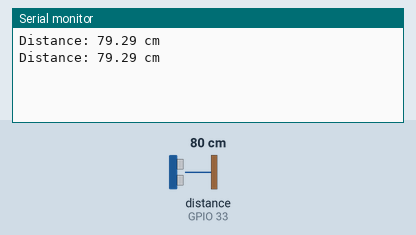
Recording of a sketch running on a simulated ESP32. On the bench: the last lines printed to the serial monitor. Wiring (inferred from the names in the program): ultrasonic range finder: trigger GPIO 25; echo GPIO 33. The test bench sets the inputs (shaded band); at power-on: distance to the obstacle (sensor on GPIO 33) 80 cm. The echo pulse lasts 58.3 µs per cm.

Above: at 1.8 s.
1.9 s: distance to the obstacle (sensor on GPIO 33) set to 2 cm
At 2.8 s:
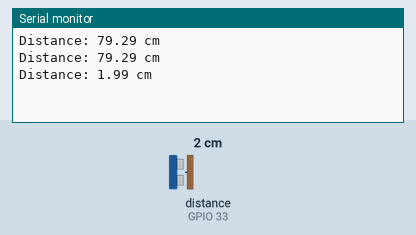
3.4 s: distance to the obstacle (sensor on GPIO 33) set to 4 cm
At 4.8 s:
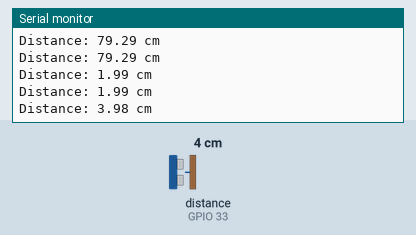
Timing chart, 0 to 6.4 s (numbered marks = the images above; inputs shaded):
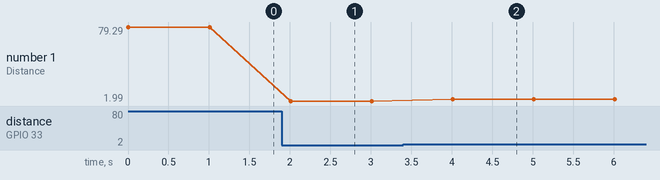

Measured:
- after the input at 1.9 s, the serial monitor: prints a new line after 0.11 s (image 1)
- after the input at 3.4 s, the serial monitor: prints a new line after 0.61 s (image 2)
- plotted number 1: 79.29 → 1.99 after the input at 1.9 s, 1.99 → 3.98 after the input at 3.4 s

The sketch:

ultrasonic_sensor_test.ino
```cpp
#define TRIG_PIN 25
#define ECHO_PIN 33

void setup() {
  // Khởi tạo serial monitor
  Serial.begin(115200);

  // Khởi tạo chân Trig là OUTPUT
  pinMode(TRIG_PIN, OUTPUT);

  // Khởi tạo chân Echo là INPUT
  pinMode(ECHO_PIN, INPUT);
}

void loop() {
  // Biến để lưu thời gian và khoảng cách
  long duration;
  float distance;


  // Đảm bảo chân Trig ở mức thấp
  digitalWrite(TRIG_PIN, LOW);
  delayMicroseconds(2);

  // Phát xung Trig
  digitalWrite(TRIG_PIN, HIGH);
  delayMicroseconds(10);
  digitalWrite(TRIG_PIN, LOW);

  // Đo độ rộng xung Echo
  duration = pulseIn(ECHO_PIN, HIGH);

  // Tính khoảng cách
  distance = duration * 0.034 / 2;

  // Hiển thị khoảng cách lên Serial Monitor
  Serial.print("Distance: ");
  Serial.print(distance);
  Serial.println(" cm");

  // Đợi 1 giây trước khi đo lần tiếp theo
  delay(1000);
}
```
